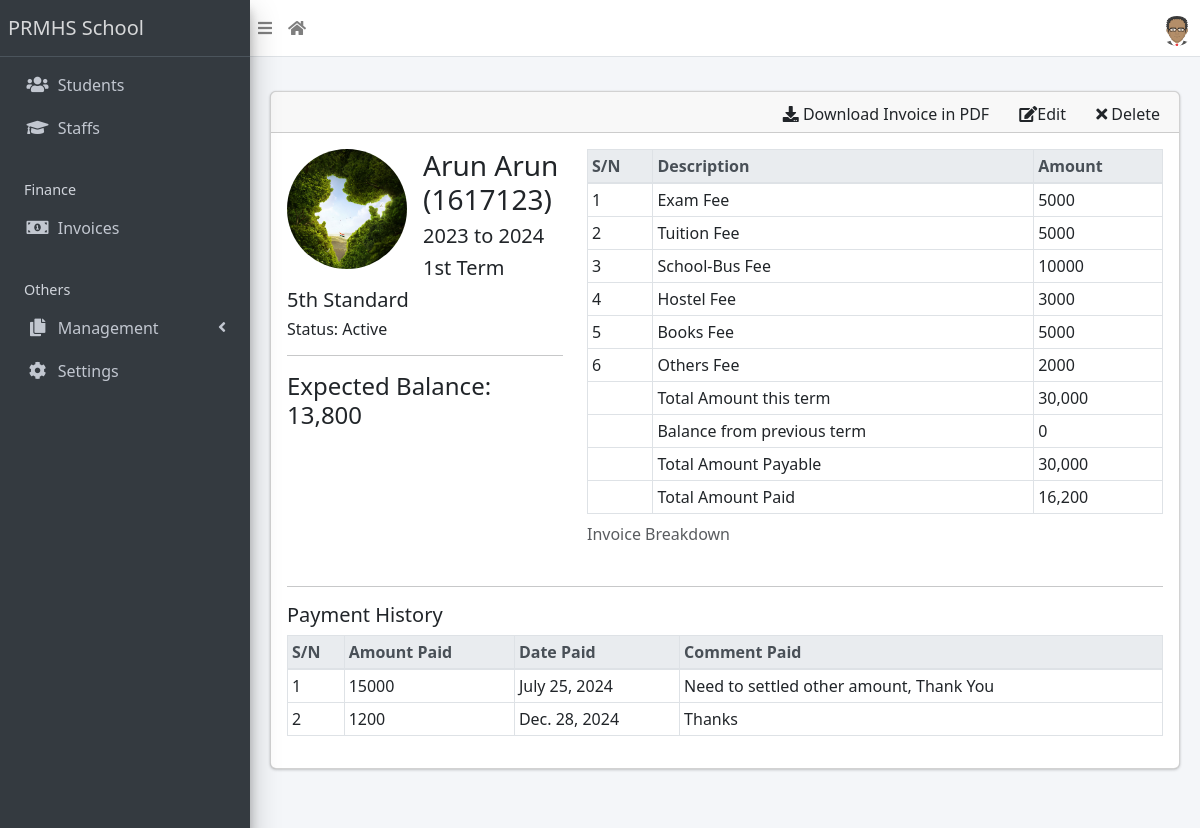
The app's page /finance/24/detail/ (signed in) with its own data.
### apps/finance/models.py (models this page shows, shortened)
class Invoice(models.Model):
    student = models.ForeignKey(Student, on_delete=models.CASCADE)
    session = models.ForeignKey(AcademicSession, on_delete=models.CASCADE)
    term = models.ForeignKey(AcademicTerm, on_delete=models.CASCADE)
    class_for = models.ForeignKey(StudentClass, on_delete=models.CASCADE)
    balance_from_previous_term = models.IntegerField(default=0)
    status = models.CharField(
        max_length=20,
        choices=[("active", "Active"), ("closed", "Closed")],
        default="active",
    )
    passport = models.ImageField(upload_to='passports/', null=True, blank=True)
    date = models.DateTimeField(auto_now_add=True,)
    class Meta:
        ordering = ["student", "term"]
    def __str__(self):
        return f"{self.student}"
    def balance(self):
        payable = self.total_amount_payable()
        paid = self.total_amount_paid()
        return payable - paid
    def amount_payable(self):
        items = InvoiceItem.objects.filter(invoice=self)
        total = 0
        for item in items:
            total += item.amount
        return total
    def total_amount_payable(self):
        return self.balance_from_previous_term + self.amount_payable()
    def total_amount_paid(self):
        receipts = Receipt.objects.filter(invoice=self)
        amount = 0
        for receipt in receipts:
            amount += receipt.amount_paid
        return amount

class InvoiceItem(models.Model):
    invoice = models.ForeignKey(Invoice, on_delete=models.CASCADE)
    description = models.CharField(max_length=200)
    amount = models.IntegerField()

class Receipt(models.Model):
    invoice = models.ForeignKey(Invoice, on_delete=models.CASCADE)
    amount_paid = models.IntegerField()
    date_paid = models.DateField(default=timezone.now)
    comment = models.CharField(max_length=200, blank=True)

### apps/students/models.py (models this page shows, shortened)
class Student(models.Model):
    STATUS_CHOICES = [("active", "Active"), ("inactive", "Inactive")]
    GENDER_CHOICES = [("male", "Male"), ("female", "Female")]
    current_status = models.CharField(
        max_length=10, choices=STATUS_CHOICES, default="active"
    )
    registration_number = models.CharField(max_length=200, unique=True)
    surname = models.CharField(max_length=200)
    firstname = models.CharField(max_length=200)
    other_name = models.CharField(max_length=200, blank=True)
    gender = models.CharField(max_length=10, choices=GENDER_CHOICES, default="male")
    date_of_birth = models.DateField(default=timezone.now)
    current_class = models.ForeignKey(
        StudentClass, on_delete=models.SET_NULL, blank=True, null=True
    )
    date_of_admission = models.DateField(default=timezone.now)
    mobile_num_regex = RegexValidator(
        regex="^[0-9]{10,15}$", message="Entered mobile number isn't in a right format!"
    )
    parent_mobile_number = models.CharField(
        validators=[mobile_num_regex], max_length=13, blank=True
    )
    address = models.TextField(blank=True)
    others = models.TextField(blank=True)
    passport = models.ImageField(blank=True, upload_to="students/passports/")
    class Meta:
        ordering = ["surname", "firstname", "other_name"]
    def __str__(self):
        return f"{self.surname} {self.firstname} {self.other_name} ({self.registration_number})"

### apps/corecode/models.py (models this page shows)
class AcademicSession(models.Model):
    name = models.CharField(max_length=200, unique=True)
    current = models.BooleanField(default=True)
    class Meta:
        ordering = ["-name"]
    def __str__(self):
        return self.name

class AcademicTerm(models.Model):
    name = models.CharField(max_length=20, unique=True)
    current = models.BooleanField(default=True)
    class Meta:
        ordering = ["name"]
    def __str__(self):
        return self.name

class StudentClass(models.Model):
    name = models.CharField(max_length=200, unique=True)
    class Meta:
        verbose_name = "Class"
        verbose_name_plural = "Classes"
        ordering = ["name"]
    def __str__(self):
        return self.name

### apps/finance/views.py (the view)
# urls.py: path("<int:pk>/detail/", InvoiceDetailView.as_view(), name="invoice-detail"),
class InvoiceDetailView(LoginRequiredMixin, DetailView):
    model = Invoice
    fields = "__all__"
    def get_context_data(self, **kwargs):
        context = super(InvoiceDetailView, self).get_context_data(**kwargs)
        context["receipts"] = Receipt.objects.filter(invoice=self.object)
        context["items"] = InvoiceItem.objects.filter(invoice=self.object)
        return context

### apps/corecode/context_processors.py (called while the page is built)
def site_defaults(request):
    current_session = AcademicSession.objects.get(current=True)
    current_term = AcademicTerm.objects.get(current=True)
    vals = SiteConfig.objects.all()
    contexts = {
        "current_session": current_session.name,
        "current_term": current_term.name,
    }
    for val in vals:
        contexts[val.key] = val.value
    return contexts

### apps/finance/templates/finance/invoice_detail.html
{% extends 'base.html' %}
{% load humanize %}
{% load static %}
{% block content-header %}
<div class="card-header">
  <div class="card-tools">
    <a href="{% url 'download-invoice' object.id %}" class="btn btn-tool">
      <i class="fas fa-download"></i>
      Download Invoice in PDF</a>
    <a href="{% url 'invoice-update' object.id %}" class="btn btn-tool">
      <i class="fas fa-edit"></i>Edit
    </a>
    <a href="{% url 'invoice-delete' object.id %}" class="btn btn-tool">
      <i class="fas fa-times"></i> Delete
    </a>
  </div>
</div>
{% endblock content-header %}
{% block content %}
<div class="row">
  <div class="col-sm-4">
  {% if object.student.passport %}
    <img src="{{ object.student.passport.url }}" class="float-left rounded-circle mr-3" style="width: 120px; height: 120px;">
{% else %}
    <img src="{% static 'dist/img/avatar.png' %}" class="float-left rounded-circle mr-3" style="width: 120px; height: 120px;">
{% endif %}
    <h3>{{ object }} </h3>
    <h5>{{ object.session }} </h5>
    <h5>{{ object.term }} </h5>
    <h5>{{ object.class_for }} </h5>
    <h6>Status: {{ object.get_status_display }} </h6>
    <hr>
    <div>
      <h4>Expected Balance: {{ object.balance | intcomma }}</h4>
    </div>
  </div>
  <div class="col-sm-8">
    <table class="table table-sm table-bordered">
      <caption>Invoice Breakdown</caption>
      <thead class="thead-light">
        <tr>
          <th>S/N</th>
          <th>Description</th>
          <th>Amount</th>
        </tr>
      </thead>
      <tbody>
        {% for item in items %}
        <tr>
          <td>{{ forloop.counter }} </td>
          <td>{{ item.description }} </td>
          <td>{{ item.amount }} </td>
        </tr>
        {% endfor %}
      </tbody>
      <tfoot>
        <tr>
          <td></td>
          <td>Total Amount this term</td>
          <td>{{ object.amount_payable | intcomma}}</td>
        </tr>
        <tr>
          <td></td>
          <td>Balance from previous term</td>
          <td>{{ object.balance_from_previous_term | intcomma }}</td>
        </tr>
        <tr>
          <td></td>
          <td>Total Amount Payable</td>
          <td>{{ object.total_amount_payable | intcomma}}</td>
        </tr>
        <tr>
          <td></td>
          <td>Total Amount Paid</td>
          <td>{{ object.total_amount_paid | intcomma}}</td>
        </tr>
      </tfoot>
    </table>
  </div>
</div>
<hr>
<h5>Payment History</h5>
<table class="table table-bordered table-sm">
  <thead class="thead-light">
    <tr>
      <th>S/N</th>
      <th>Amount Paid</th>
      <th>Date Paid</th>
      <th>Comment Paid</th>
    </tr>
  </thead>
  <tbody>
    {% for receipt in receipts %}
    <tr>
      <td>{{ forloop.counter }}</td>
      <td>{{ receipt.amount_paid }}</td>
      <td>{{ receipt.date_paid }}</td>
      <td>{{ receipt.comment }}</td>
    </tr>
    {% endfor %}
  </tbody>
</table>
{% endblock content %}

### records on screen
Invoice: student.passport (picture), student.registration_number "Arun Arun (1617123)", session "2023 to 2024", term "1st Term", class_for "5th Standard", status "Active", balance "13,800", amount_payable "30,000", balance_from_previous_term "0", total_amount_payable "30,000", total_amount_paid "16,200"
InvoiceItem: description "Exam Fee", amount "5000"
InvoiceItem: description "Tuition Fee", amount "5000"
InvoiceItem: description "School-Bus Fee", amount "10000"
InvoiceItem: description "Hostel Fee", amount "3000"
InvoiceItem: description "Books Fee", amount "5000"
InvoiceItem: description "Others Fee", amount "2000"
Receipt: amount_paid "15000", date_paid "July 25, 2024", comment "Need to settled other amount, Thank You"
Receipt: amount_paid "1200", date_paid "Dec. 28, 2024", comment "Thanks"

### other values on screen
{{ School_name | default:"PRMHS School" }} "PRMHS School"
